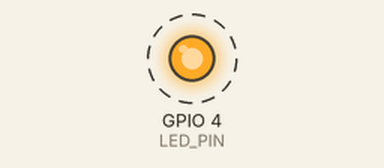
This sketch was run on a simulated ESP32. Parts: output pins drawn as LEDs (lit = HIGH). Dashed ring = blinking.

Above: at 0.02 s.
Timing chart, 0 to 3.0 s (numbered marks = the images above):
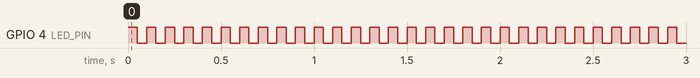

Measured:
- by itself, GPIO 4 (LED_PIN): alternates HIGH for 0.05 s and LOW for 0.05 s

The sketch:

LEDblinking.ino
```cpp
#define LED_PIN 4  // External LED on GPIO4

void setup() {
  pinMode(LED_PIN, OUTPUT);
}

void loop() {
  digitalWrite(LED_PIN, HIGH); // LED ON
  delay(50);
  digitalWrite(LED_PIN, LOW);  // LED OFF
  delay(50);
}
```
